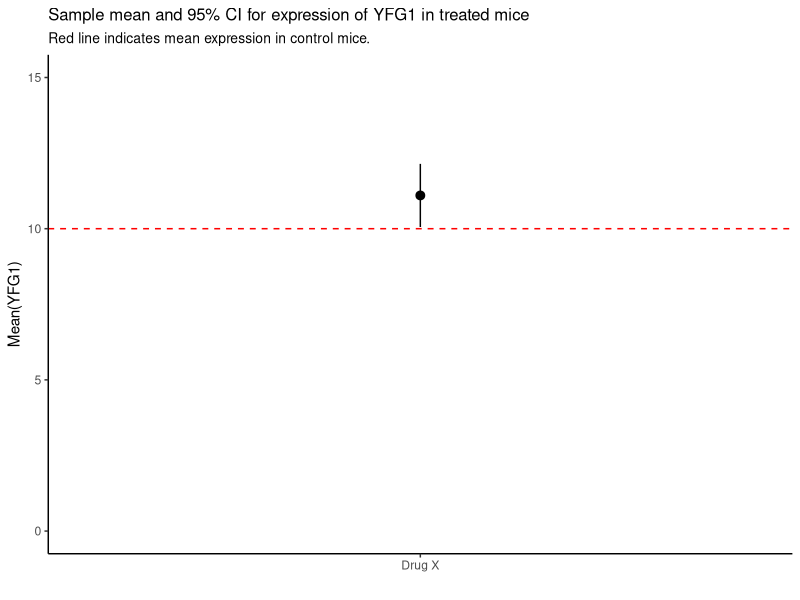
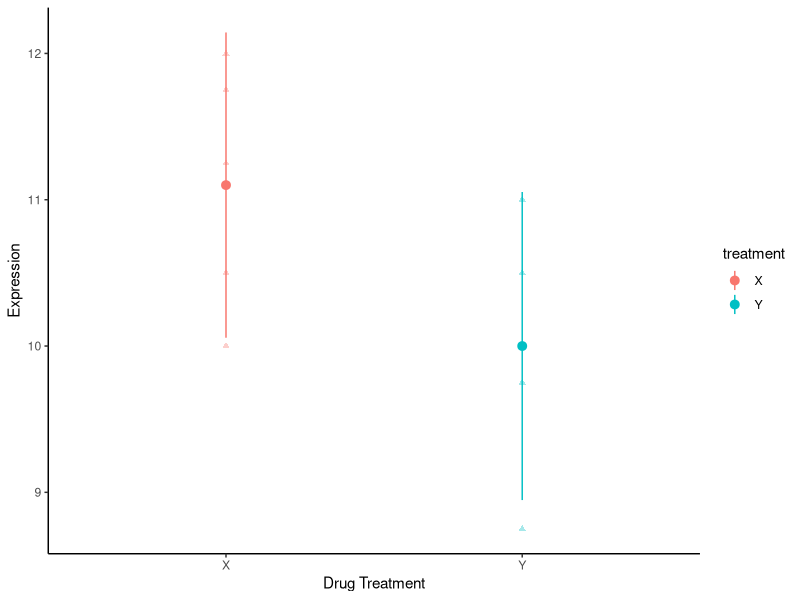

Recreate these plots in R, in order. (Note: this script raises an error after producing the figures.)
## ---- chunk 1
library(knitr)
## ---- chunk 2
library(tidyverse)

mu0 = 10  # mean under H0
mice.1sample <- data_frame(YFG1 = c(11.25, 10.5, 12, 11.75, 10))

YFG1.tstats <-
  mice.1sample %>%
  summarize(sample.mean = mean(YFG1),
            sample.sd = sd(YFG1),
            sample.se = sample.sd/sqrt(n()),
            df = n() - 1,
            mu0 = mu0,
            t.star = (sample.mean - mu0)/sample.se,
            P.value = 2 * pt(abs(t.star), df = df, lower.tail = FALSE))

YFG1.tstats

## ---- chunk 3
YFG1.tstats <- 
  YFG1.tstats %>%
  mutate(ci95.lower = sample.mean - abs(qt(0.025, df = df)) * sample.se,
         ci95.upper = sample.mean + abs(qt(0.025, df = df)) * sample.se)

YFG1.tstats
## ---- chunk 4
YFG1.tstats %>%
  ggplot() +
  geom_pointrange(aes(x = 1, 
                      y = sample.mean,
                      ymin = ci95.lower, ymax = ci95.upper)) + 
  scale_x_continuous(breaks=c(1), labels=c("Drug X")) + 
  geom_hline(yintercept = mu0, color='red', linetype = 'dashed') + 
  ylim(0,15) + 
  labs(x = "", y = "Mean(YFG1)", 
       title = "Sample mean and 95% CI for expression of YFG1 in treated mice",
       subtitle = "Red line indicates mean expression in control mice.") + 
  theme_classic() + 
  theme(plot.title = element_text(size = 12),
        plot.subtitle = element_text(size = 10))
  

## ---- chunk 5
YFG1_t.test <- t.test(mice.1sample$YFG1, mu = 10)
YFG1_t.test
## ---- chunk 6
library(broom)

tidy(YFG1_t.test)
## ---- chunk 7
mice.2sample <- data_frame(YFG1_X = c(11.25, 10.5, 12, 11.75, 10),
                           YFG1_Y = c(8.75, 10, 11, 9.75, 10.5))

ttest.2sample <- 
  t.test(mice.2sample$YFG1_X, mice.2sample$YFG1_Y)

ttest.2sample
## ---- chunk 8
tidy(ttest.2sample)
## ---- chunk 9
mice.long <-
  mice.2sample %>%
  gather(expt, expression) %>%
  separate(expt, c("gene", "treatment"), sep="_")

head(mice.long)
## ---- chunk 10
ttest.2sample <- t.test(expression ~ treatment, data = mice.long)
ttest.2sample
## ---- chunk 11
ci.by.treatment <-
  mice.long %>%
  group_by(treatment) %>%
  summarize(mean = mean(expression),
            se = sd(expression)/sqrt(n()),
            tcrit = abs(qt(0.025, df = n() - 1)),
            ci.low = mean - tcrit * se,
            ci.hi = mean + tcrit * se)

ci.by.treatment
## ---- chunk 12
mice.long %>%
  ggplot(aes(x = treatment, y = expression, color=treatment)) + 
  geom_point(alpha = 0.35, shape=17) + 
  geom_pointrange(data = ci.by.treatment,
                  aes(x = treatment, y = mean,
                      ymin = ci.low, ymax= ci.hi)) +
  labs(x = "Drug Treatment", y = "Expression") +
  theme_classic() + 
  theme(plot.caption = element_text(size=8))
## ---- chunk 13
mice.paired <- data_frame(YFG1.before = c(12, 11.75, 11.25, 10.5, 10),
                          YFG1.after = c(11, 10, 10.50, 8.75, 9.75))

t.test(mice.paired$YFG1.before, mice.paired$YFG1.after,
       paired = TRUE)
## ---- chunk 14
filename <- file.path("./figures/whitlock_12.5-1.png")
include_graphics(filename)
## ---- chunk 15
filename <- file.path("./figures/whitlock_12.6-1.png")
include_graphics(filename)
